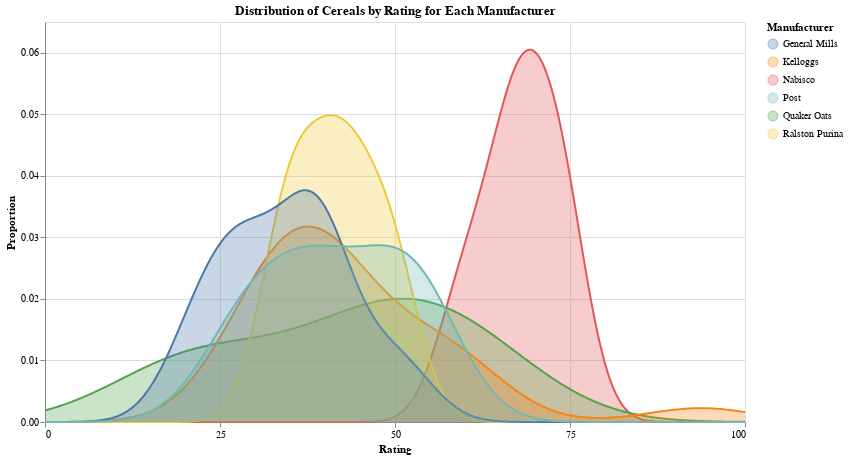

The notebook cell saved with this chart:
### Markdown cell above
##### <i>Design Elements and Justification</i>

- **Layered KDE Plots for Manufacturers:** The core design uses multiple KDE plots, one for each manufacturer, overlaid on a single set of axes. This allows for a direct visual comparison of the rating distributions from different manufacturers. Each manufacturer's distribution is represented by a unique color, enabling easy differentiation.

- **Color Encoding for Manufacturer:** `alt.Color('manufacturer:N', title='Manufacturer')` is crucial for distinguishing between the different manufacturers. A clear legend (implicitly generated by Altair) helps users identify which color corresponds to which manufacturer.

- **Consistent Axes:** The x-axis (`Rating`) and y-axis (`Proportion`) maintain consistency with the previous overall distribution chart, using the same scales and tick values. This allows for easy comparison between the overall distribution and individual manufacturer distributions.

- **Interactive Tooltips:** Hovering over each manufacturer's curve reveals a tooltip displaying the `manufacturer`, `average_rating`, and `num_cereals`. This provides precise numerical context for each distribution without cluttering the main visualization. It's particularly useful for identifying manufacturers with high or low average ratings, or those with only a few cereals.

- **Dynamic KDE Calculation:** The code dynamically calculates KDEs for each manufacturer, ensuring that only manufacturers with sufficient data points (at least 2) are included. This prevents errors and misleading visualizations for manufacturers with too few cereals.

- **Title and Properties:** A clear title "Distribution of Cereals by Rating for Each Manufacturer" informs the viewer about the chart's purpose. Consistent width and height (700x400) ensure a standard presentation size.

### Code cell
manufacturer_kde_layers = []
for manufacturer in df['manufacturer'].unique():
    manufacturer_df = df[df['manufacturer'] == manufacturer]
    ratings_for_kde = manufacturer_df['rating'].dropna()

    if len(ratings_for_kde) >= 2:
        kde = gaussian_kde(ratings_for_kde)
        y_density = kde(x_range)

        # Create features for tooltip
        avg_rating = manufacturer_df['rating'].mean()
        num_cereals = len(manufacturer_df)

        density_df_mfr = pd.DataFrame({
            'rating': x_range,
            'proportion': y_density,
            'manufacturer': manufacturer,
            'average_rating': avg_rating,  
            'num_cereals': num_cereals
        })

        area_mfr = alt.Chart(density_df_mfr).mark_area(opacity=0.3).encode(
            x=alt.X('rating:Q', title='Rating', axis=alt.Axis(values=[0, 25, 50, 75, 100])),
            y=alt.Y('proportion:Q', title='Proportion', axis=alt.Axis(values=[0.00, 0.01, 0.02, 0.03, 0.04, 0.05, 0.06], format='0.2f')),
            color=alt.Color('manufacturer:N', title='Manufacturer'),
            tooltip=[
                alt.Tooltip('manufacturer:N', title='Manufacturer'),
                alt.Tooltip('average_rating:Q', title='Average Rating', format='.2f'),
                alt.Tooltip('num_cereals:Q', title='Number of Cereals')
            ]
        )

        line_mfr = alt.Chart(density_df_mfr).mark_line().encode(
            x=alt.X('rating:Q'),
            y=alt.Y('proportion:Q'),
            color=alt.Color('manufacturer:N', title='Manufacturer'),
            tooltip=[
                alt.Tooltip('manufacturer:N', title='Manufacturer'),
                alt.Tooltip('average_rating:Q', title='Average Rating', format='.2f'),
                alt.Tooltip('num_cereals:Q', title='Number of Cereals')
            ]
        )

        manufacturer_kde_layers.extend([area_mfr, line_mfr])
    else:
        print(f"Skipping manufacturer '{manufacturer}' as it does not have enough data points (at least 2) for KDE calculation.")

# Combine all manufacturer KDE charts
chart = alt.layer(*manufacturer_kde_layers
).properties(
    title="Distribution of Cereals by Rating for Each Manufacturer",
    width=700,
    height=400
)

chart.display()

### Figure 1 — Vega-Lite specification as saved in the notebook (floating-point values rounded to 4 significant figures; data arrays with more than 128 entries replaced by an {"elided": "..."} marker saying what was removed)
{"config": {"view": {"continuousWidth": 300, "continuousHeight": 300}}, "layer": [{"data": {"name": "data-f1d526163bfa0d207d7be15c0b04a1e5"}, "mark": {"type": "area", "opacity": 0.3}, "encoding": {"color": {"field": "manufacturer", "title": "Manufacturer", "type": "nominal"}, "tooltip": [{"field": "manufacturer", "title": "Manufacturer", "type": "nominal"}, {"field": "average_rating", "format": ".2f", "title": "Average Rating", "type": "quantitative"}, {"field": "num_cereals", "title": "Number of Cereals", "type": "quantitative"}], "x": {"axis": {"values": [0, 25, 50, 75, 100]}, "field": "rating", "title": "Rating", "type": "quantitative"}, "y": {"axis": {"format": "0.2f", "values": [0.0, 0.01, 0.02, 0.03, 0.04, 0.05, 0.06]}, "field": "proportion", "title": "Proportion", "type": "quantitative"}}}, {"data": {"name": "data-f1d526163bfa0d207d7be15c0b04a1e5"}, "mark": {"type": "line"}, "encoding": {"color": {"field": "manufacturer", "title": "Manufacturer", "type": "nominal"}, "tooltip": [{"field": "manufacturer", "title": "Manufacturer", "type": "nominal"}, {"field": "average_rating", "format": ".2f", "title": "Average Rating", "type": "quantitative"}, {"field": "num_cereals", "title": "Number of Cereals", "type": "quantitative"}], "x": {"field": "rating", "type": "quantitative"}, "y": {"field": "proportion", "type": "quantitative"}}}, {"data": {"name": "data-9ea962c8c7e776ca43e7eec4ac074fc1"}, "mark": {"type": "area", "opacity": 0.3}, "encoding": {"color": {"field": "manufacturer", "title": "Manufacturer", "type": "nominal"}, "tooltip": [{"field": "manufacturer", "title": "Manufacturer", "type": "nominal"}, {"field": "average_rating", "format": ".2f", "title": "Average Rating", "type": "quantitative"}, {"field": "num_cereals", "title": "Number of Cereals", "type": "quantitative"}], "x": {"axis": {"values": [0, 25, 50, 75, 100]}, "field": "rating", "title": "Rating", "type": "quantitative"}, "y": {"axis": {"format": "0.2f", "values": [0.0, 0.01, 0.02, 0.03, 0.04, 0.05, 0.06]}, "field": "proportion", "title": "Proportion", "type": "quantitative"}}}, {"data": {"name": "data-9ea962c8c7e776ca43e7eec4ac074fc1"}, "mark": {"type": "line"}, "encoding": {"color": {"field": "manufacturer", "title": "Manufacturer", "type": "nominal"}, "tooltip": [{"field": "manufacturer", "title": "Manufacturer", "type": "nominal"}, {"field": "average_rating", "format": ".2f", "title": "Average Rating", "type": "quantitative"}, {"field": "num_cereals", "title": "Number of Cereals", "type": "quantitative"}], "x": {"field": "rating", "type": "quantitative"}, "y": {"field": "proportion", "type": "quantitative"}}}, {"data": {"name": "data-8b2c994f38897416a6082b040d8762c1"}, "mark": {"type": "area", "opacity": 0.3}, "encoding": {"color": {"field": "manufacturer", "title": "Manufacturer", "type": "nominal"}, "tooltip": [{"field": "manufacturer", "title": "Manufacturer", "type": "nominal"}, {"field": "average_rating", "format": ".2f", "title": "Average Rating", "type": "quantitative"}, {"field": "num_cereals", "title": "Number of Cereals", "type": "quantitative"}], "x": {"axis": {"values": [0, 25, 50, 75, 100]}, "field": "rating", "title": "Rating", "type": "quantitative"}, "y": {"axis": {"format": "0.2f", "values": [0.0, 0.01, 0.02, 0.03, 0.04, 0.05, 0.06]}, "field": "proportion", "title": "Proportion", "type": "quantitative"}}}, {"data": {"name": "data-8b2c994f38897416a6082b040d8762c1"}, "mark": {"type": "line"}, "encoding": {"color": {"field": "manufacturer", "title": "Manufacturer", "type": "nominal"}, "tooltip": [{"field": "manufacturer", "title": "Manufacturer", "type": "nominal"}, {"field": "average_rating", "format": ".2f", "title": "Average Rating", "type": "quantitative"}, {"field": "num_cereals", "title": "Number of Cereals", "type": "quantitative"}], "x": {"field": "rating", "type": "quantitative"}, "y": {"field": "proportion", "type": "quantitative"}}}, {"data": {"name": "data-343d01dfd412269aa254ac07111f2ce7"}, "mark": {"type": "area", "opacity": 0.3}, "encoding": {"color": {"field": "manufacturer", "title": "Manufacturer", "type": "nominal"}, "tooltip": [{"field": "manufacturer", "title": "Manufacturer", "type": "nominal"}, {"field": "average_rating", "format": ".2f", "title": "Average Rating", "type": "quantitative"}, {"field": "num_cereals", "title": "Number of Cereals", "type": "quantitative"}], "x": {"axis": {"values": [0, 25, 50, 75, 100]}, "field": "rating", "title": "Rating", "type": "quantitative"}, "y": {"axis": {"format": "0.2f", "values": [0.0, 0.01, 0.02, 0.03, 0.04, 0.05, 0.06]}, "field": "proportion", "title": "Proportion", "type": "quantitative"}}}, {"data": {"name": "data-343d01dfd412269aa254ac07111f2ce7"}, "mark": {"type": "line"}, "encoding": {"color": {"field": "manufacturer", "title": "Manufacturer", "type": "nominal"}, "tooltip": [{"field": "manufacturer", "title": "Manufacturer", "type": "nominal"}, {"field": "average_rating", "format": ".2f", "title": "Average Rating", "type": "quantitative"}, {"field": "num_cereals", "title": "Number of Cereals", "type": "quantitative"}], "x": {"field": "rating", "type": "quantitative"}, "y": {"field": "proportion", "type": "quantitative"}}}, {"data": {"name": "data-ef52a87019bb381ece5adce0cbe44f9f"}, "mark": {"type": "area", "opacity": 0.3}, "encoding": {"color": {"field": "manufacturer", "title": "Manufacturer", "type": "nominal"}, "tooltip": [{"field": "manufacturer", "title": "Manufacturer", "type": "nominal"}, {"field": "average_rating", "format": ".2f", "title": "Average Rating", "type": "quantitative"}, {"field": "num_cereals", "title": "Number of Cereals", "type": "quantitative"}], "x": {"axis": {"values": [0, 25, 50, 75, 100]}, "field": "rating", "title": "Rating", "type": "quantitative"}, "y": {"axis": {"format": "0.2f", "values": [0.0, 0.01, 0.02, 0.03, 0.04, 0.05, 0.06]}, "field": "proportion", "title": "Proportion", "type": "quantitative"}}}, {"data": {"name": "data-ef52a87019bb381ece5adce0cbe44f9f"}, "mark": {"type": "line"}, "encoding": {"color": {"field": "manufacturer", "title": "Manufacturer", "type": "nominal"}, "tooltip": [{"field": "manufacturer", "title": "Manufacturer", "type": "nominal"}, {"field": "average_rating", "format": ".2f", "title": "Average Rating", "type": "quantitative"}, {"field": "num_cereals", "title": "Number of Cereals", "type": "quantitative"}], "x": {"field": "rating", "type": "quantitative"}, "y": {"field": "proportion", "type": "quantitative"}}}, {"data": {"name": "data-c7b67726f66ddfa4f85809fd008953f1"}, "mark": {"type": "area", "opacity": 0.3}, "encoding": {"color": {"field": "manufacturer", "title": "Manufacturer", "type": "nominal"}, "tooltip": [{"field": "manufacturer", "title": "Manufacturer", "type": "nominal"}, {"field": "average_rating", "format": ".2f", "title": "Average Rating", "type": "quantitative"}, {"field": "num_cereals", "title": "Number of Cereals", "type": "quantitative"}], "x": {"axis": {"values": [0, 25, 50, 75, 100]}, "field": "rating", "title": "Rating", "type": "quantitative"}, "y": {"axis": {"format": "0.2f", "values": [0.0, 0.01, 0.02, 0.03, 0.04, 0.05, 0.06]}, "field": "proportion", "title": "Proportion", "type": "quantitative"}}}, {"data": {"name": "data-c7b67726f66ddfa4f85809fd008953f1"}, "mark": {"type": "line"}, "encoding": {"color": {"field": "manufacturer", "title": "Manufacturer", "type": "nominal"}, "tooltip": [{"field": "manufacturer", "title": "Manufacturer", "type": "nominal"}, {"field": "average_rating", "format": ".2f", "title": "Average Rating", "type": "quantitative"}, {"field": "num_cereals", "title": "Number of Cereals", "type": "quantitative"}], "x": {"field": "rating", "type": "quantitative"}, "y": {"field": "proportion", "type": "quantitative"}}}], "height": 400, "title": "Distribution of Cereals by Rating for Each Manufacturer", "width": 700, "$schema": "https://vega.github.io/schema/vega-lite/v5.20.1.json", "datasets": {"data-f1d526163bfa0d207d7be15c0b04a1e5": {"elided": "500 records"}, "data-9ea962c8c7e776ca43e7eec4ac074fc1": {"elided": "500 records"}, "data-8b2c994f38897416a6082b040d8762c1": {"elided": "500 records"}, "data-343d01dfd412269aa254ac07111f2ce7": {"elided": "500 records"}, "data-ef52a87019bb381ece5adce0cbe44f9f": {"elided": "500 records"}, "data-c7b67726f66ddfa4f85809fd008953f1": {"elided": "500 records"}}}
